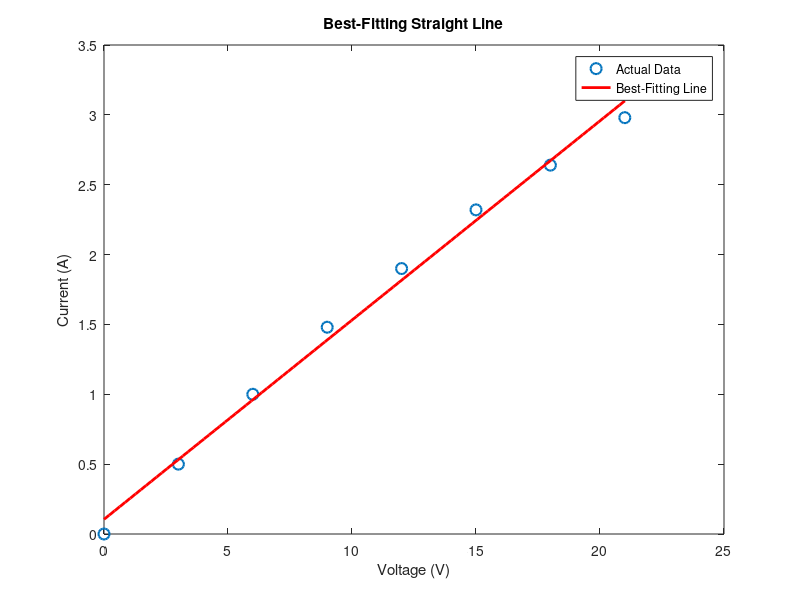

This chart was generated by the following MATLAB code:
% Given data
voltage = [0, 3, 6, 9, 12, 15, 18, 21];
current = [0, 0.5, 1.0, 1.48, 1.90, 2.32, 2.64, 2.98];

% Fit a straight line (1st degree polynomial) to the data
coefficients = polyfit(voltage, current, 1)

% Extract the slope and intercept from the coefficients
slope = coefficients(1);
intercept = coefficients(2);

% Create a range of voltage values for the best-fitting line
voltage_range = linspace(min(voltage), max(voltage), 100);

% Calculate the corresponding current values using the line equation
current_fit = polyval(coefficients, voltage_range);

% Plot the data points and the best-fitting line
figure;
plot(voltage, current, 'o', 'MarkerSize', 8, 'LineWidth', 1.5);
hold on;
plot(voltage_range, current_fit, 'r-', 'LineWidth', 2);

% Add labels and a legend
xlabel('Voltage (V)');
ylabel('Current (A)');
title('Best-Fitting Straight Line');
legend('Actual Data', 'Best-Fitting Line');

% Display the slope and intercept
disp(['Best-fitting line equation: i = ' num2str(slope) ' * v + ' num2str(intercept)]);

a = coefficients(1);
disp(['Value of coefficient a: ' num2str(a)]);

b = coefficients(2);
disp(['Value of coefficient b: ' num2str(b)]);

v_target = 10.5;
current_at_10_5V = polyval(coefficients, v_target);
disp(['Current at v = 10.5 V: ' num2str(current_at_10_5V)]);

